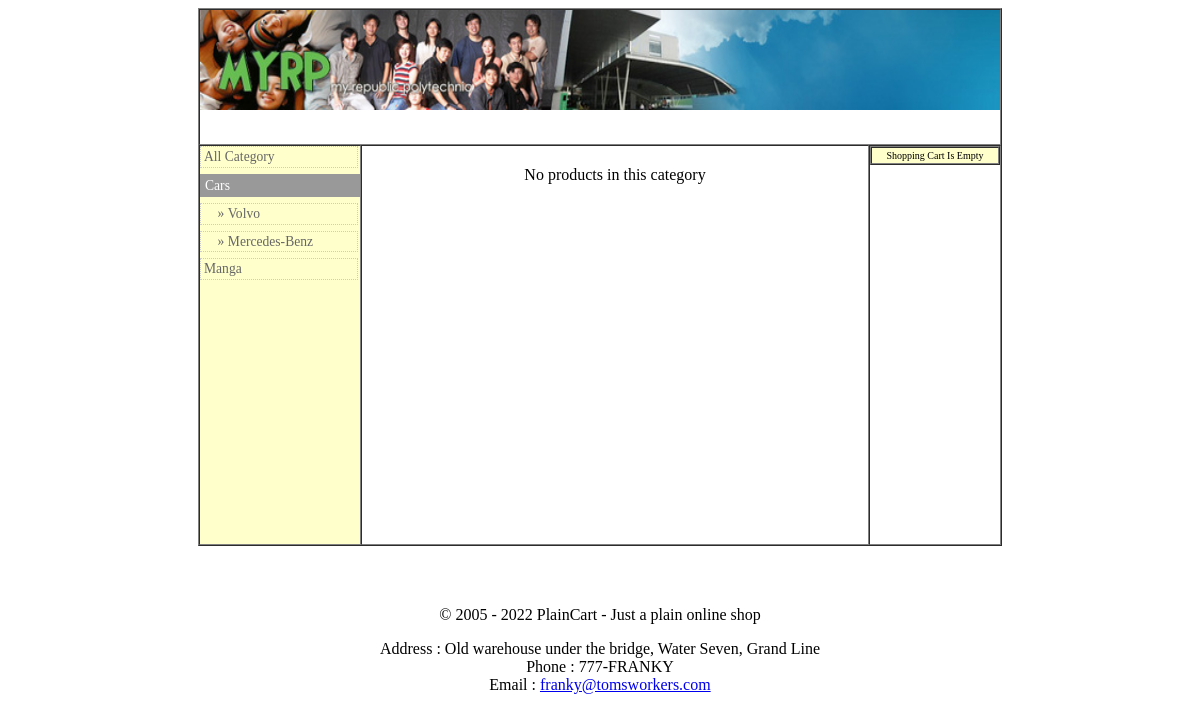
/index.php?c=12, run on the app's committed database.
### tables this page shows
CREATE TABLE `tbl_category` (
  `cat_id` int(10) unsigned NOT NULL auto_increment,
  `cat_parent_id` int(11) NOT NULL default '0',
  `cat_name` varchar(50) NOT NULL default '',
  `cat_description` varchar(200) NOT NULL default '',
  `cat_image` varchar(255) NOT NULL default '',
  PRIMARY KEY  (`cat_id`),
  KEY `cat_parent_id` (`cat_parent_id`),
  KEY `cat_name` (`cat_name`)
) TYPE=MyISAM AUTO_INCREMENT=18;

CREATE TABLE `tbl_shop_config` (
  `sc_name` varchar(50) NOT NULL default '',
  `sc_address` varchar(100) NOT NULL default '',
  `sc_phone` varchar(30) NOT NULL default '',
  `sc_email` varchar(30) NOT NULL default '',
  `sc_shipping_cost` decimal(5,2) NOT NULL default '0.00',
  `sc_currency` int(10) unsigned NOT NULL default '1',
  `sc_order_email` enum('y','n') NOT NULL default 'n'
) TYPE=MyISAM;

### library/category-functions.php (called while the page is built, shortened)
<?php
require_once 'config.php';
function formatCategories($categories, $parentId)
{
	$navCat = array();
	$ids = array();
	foreach ($categories as $category) {
		if ($category['cat_parent_id'] == $parentId) {
			$navCat[] = $category;
		}
		$ids[$category['cat_id']] = $category;
	}
	$tempParentId = $parentId;
	while ($tempParentId != 0) {
		$parent    = array($ids[$tempParentId]);
		$currentId = $parent[0]['cat_id'];
		$tempParentId = $ids[$tempParentId]['cat_parent_id'];
		foreach ($categories as $category) {
			if ($category['cat_parent_id'] == $tempParentId && !in_array($category, $parent)) {
				$parent[] = $category;
			}
		}
		array_multisort($parent);
		$n = count($parent);
		$navCat2 = array();
		for ($i = 0; $i < $n; $i++) {
			$navCat2[] = $parent[$i];
			if ($parent[$i]['cat_id'] == $currentId) {
				$navCat2 = array_merge($navCat2, $navCat);
			}
		}
		$navCat = $navCat2;
	}
	return $navCat;
}
function fetchCategories()
{
    $sql = "SELECT cat_id, cat_parent_id, cat_name, cat_image, cat_description
	        FROM tbl_category
			ORDER BY cat_id, cat_parent_id ";
    $result = dbQuery($sql);
    $cat = array();
    while ($row = dbFetchAssoc($result)) {
        $cat[] = $row;
    }
	return $cat;
}
?>

### library/database.php (called while the page is built, shortened)
<?php
require_once 'config.php';
function dbQuery($sql)
{
	$result = mysql_query($sql) or die(mysql_error());
	return $result;
}
function dbFetchAssoc($result)
{
	return mysql_fetch_assoc($result);
}
function dbNumRows($result)
{
	return mysql_num_rows($result);
}
?>

### library/cart-functions.php (called while the page is built, shortened)
<?php
require_once 'config.php';
function getCartContent()
{
	$cartContent = array();
	$sid = session_id();
	$sql = "SELECT ct_id, ct.pd_id, ct_qty, pd_name, pd_price, pd_thumbnail, pd.cat_id
			FROM tbl_cart ct, tbl_product pd, tbl_category cat
			WHERE ct_session_id = '$sid' AND ct.pd_id = pd.pd_id AND cat.cat_id = pd.cat_id";
	$result = dbQuery($sql);
	return $cartContent;
}
?>

### library/common.php (called while the page is built, shortened)
<?php
require_once 'config.php';
require_once 'database.php';
function getShopConfig()
{
	$sql = "SELECT sc_name, sc_address, sc_phone, sc_email, sc_shipping_cost, sc_order_email, cy_symbol
			FROM tbl_shop_config sc, tbl_currency cy
			WHERE sc_currency = cy_id";
	$result = dbQuery($sql);
	$row    = dbFetchAssoc($result);
    if ($row) {
        extract($row);
        $shopConfig = array('name'           => $sc_name,
                            'address'        => $sc_address,
                            'phone'          => $sc_phone,
                            'email'          => $sc_email,
				    'sendOrderEmail' => $sc_order_email,
                            'shippingCost'   => $sc_shipping_cost,
                            'currency'       => $cy_symbol);
    }
	return $shopConfig;
}
?>

### library/config.php (called while the page is built, shortened)
<?php
require_once 'database.php';
require_once 'common.php';
$shopConfig = getShopConfig();
?>

### include/leftNav.php (the view, shortened to what this page needs)
<?php
$categories = fetchCategories();
$categories = formatCategories($categories, $catId);
?>
<ul>
<li><a href="<?php echo $_SERVER['PHP_SELF']; ?>">All Category</a></li>
<?php
foreach ($categories as $category) {
	extract($category);
	$level = ($cat_parent_id == 0) ? 1 : 2;
    $url   = $_SERVER['PHP_SELF'] . "?c=$cat_id";
	if ($level == 2) {
		$cat_name = '&nbsp; &nbsp; &raquo;&nbsp;' . $cat_name;
	}
	$listId = '';
	if ($cat_id == $catId) {
		$listId = ' id="current"';
	}
?>
<li<?php echo $listId; ?>><a href="<?php echo $url; ?>"><?php echo $cat_name; ?></a></li>
<?php
}
?>
</ul>

### include/header.php (shortened to what this page needs)
<?php
if (isset($_GET['p']) && (int)$_GET['p'] > 0) {
	$pdId = (int)$_GET['p'];
	$sql = "SELECT pd_name
			FROM tbl_product
			WHERE pd_id = $pdId";
	$result    = dbQuery($sql);
	$row       = dbFetchAssoc($result);
	$pageTitle = $row['pd_name'];
} else if (isset($_GET['c']) && (int)$_GET['c'] > 0) {
	$catId = (int)$_GET['c'];
}
?>
<!DOCTYPE HTML PUBLIC "-//W3C//DTD HTML 4.01 Transitional//EN">
<html>
<head>
<link href="include/shop.css" rel="stylesheet" type="text/css">
</head>
<body>

### index.php (shortened to what this page needs)
<?php
require_once 'library/config.php';
require_once 'library/category-functions.php';
require_once 'library/cart-functions.php';
$pdId   = (isset($_GET['p']) && $_GET['p'] != '') ? $_GET['p'] : 0;
require_once 'include/header.php';
?>
<table width="780" border="1" align="center" cellpadding="0" cellspacing="0">
 <tr>
  <td colspan="3">
  <?php require_once 'include/top.php'; ?>
  </td>
 </tr>
 <tr valign="top">
  <td width="150" height="400" id="leftnav">
<?php
require_once 'include/leftNav.php';
?>
  </td>
  <td>
<?php
if ($pdId) {
	require_once 'include/productDetail.php';
} else if ($catId) {
	require_once 'include/productList.php';
} else {
	require_once 'include/categoryList.php';
}
?>
  </td>
  <td width="130" align="center"><?php require_once 'include/miniCart.php'; ?></td>
 </tr>
</table>
<?php
require_once 'include/footer.php';
?>

### include/top.php (shortened to what this page needs)
<p> <img src="rpimage.jpg" alt="image1" width="800px" height="100px"> </p>
<p>&nbsp;</p>

### include/productList.php (shortened to what this page needs)
<?php
$productsPerRow = 2;
$productsPerPage = 4;
$children = array_merge(array($catId), getChildCategories(NULL, $catId));
$children = ' (' . implode(', ', $children) . ')';
$sql = "SELECT pd_id, pd_name, pd_price, pd_thumbnail, pd_qty, c.cat_id
		FROM tbl_product pd, tbl_category c
		WHERE pd.cat_id = c.cat_id AND pd.cat_id IN $children
		ORDER BY pd_name";
$result     = dbQuery(getPagingQuery($sql, $productsPerPage));
$numProduct = dbNumRows($result);
$columnWidth = (int)(100 / $productsPerRow);
?>
<table width="100%" border="0" cellspacing="0" cellpadding="20">
<?php
if ($numProduct > 0 ) {
	$i = 0;
	while ($row = dbFetchAssoc($result)) {
		extract($row);
		if ($pd_thumbnail) {
			$pd_thumbnail = WEB_ROOT . 'images/product/' . $pd_thumbnail;
		} else {
			$pd_thumbnail = WEB_ROOT . 'images/no-image-small.png';
		}
		if ($i % $productsPerRow == 0) {
			echo '<tr>';
		}
		$pd_price = displayAmount($pd_price);
		echo "<td width=\"$columnWidth%\" align=\"center\"><a href=\"" . $_SERVER['PHP_SELF'] . "?c=$catId&p=$pd_id" . "\"><img src=\"$pd_thumbnail\" border=\"0\"><br>$pd_name</a><br>Price : $pd_price";
		if ($pd_qty <= 0) {
			echo "<br>Out Of Stock";
		}
		echo "</td>\r\n";
		if ($i % $productsPerRow == $productsPerRow - 1) {
			echo '</tr>';
		}
		$i += 1;
	}
	if ($i % $productsPerRow > 0) {
		echo '<td colspan="' . ($productsPerRow - ($i % $productsPerRow)) . '">&nbsp;</td>';
	}
} else {
?>
	<tr><td width="100%" align="center" valign="center">No products in this category</td></tr>
<?php
}
?>
</table>

### include/miniCart.php (shortened to what this page needs)
<?php
$cartContent = getCartContent();
$numItem = count($cartContent);
?>
<table width="100%" border="1" cellspacing="0" cellpadding="2" id="minicart">
 <?php
if ($numItem > 0) {
?>
 <tr>
  <td colspan="2">Cart Content</td>
 </tr>
<?php
	$subTotal = 0;
	for ($i = 0; $i < $numItem; $i++) {
		extract($cartContent[$i]);
		$pd_name = "$ct_qty x $pd_name";
		$url = "index.php?c=$cat_id&p=$pd_id";
		$subTotal += $pd_price * $ct_qty;
?>
 <tr>
   <td><a href="<?php echo $url; ?>"><?php echo $pd_name; ?></a></td>
  <td width="30%" align="right"><?php echo displayAmount($ct_qty * $pd_price); ?></td>
 </tr>
<?php
	}
?>
  <tr><td align="right">Sub-total</td>
  <td width="30%" align="right"><?php echo displayAmount($subTotal); ?></td>
 </tr>
  <tr><td align="right">Shipping</td>
  <td width="30%" align="right"><?php echo displayAmount($shopConfig['shippingCost']); ?></td>
 </tr>
  <tr><td align="right">Total</td>
  <td width="30%" align="right"><?php echo displayAmount($subTotal + $shopConfig['shippingCost']); ?></td>
 </tr>
  <tr><td colspan="2">&nbsp;</td></tr>
  <tr>
  <td colspan="2" align="center"><a href="cart.php?action=view"> Go To Shopping
   Cart</a></td>
 </tr>
<?php
} else {
?>
  <tr><td colspan="2" align="center" valign="middle">Shopping Cart Is Empty</td></tr>
<?php
}
?>
</table>

### include/footer.php (shortened to what this page needs)
<p>&nbsp;</p>
<table width="100%" border="0" cellspacing="0" cellpadding="10">
 <tr>
  <td align="center">
   <p>&copy; <?php echo '2005 - ' . date('Y'); ?> <?php echo $shopConfig['name']; ?></p>
   <p>Address : <?php echo $shopConfig['address']; ?><br>
    Phone : <?php echo $shopConfig['phone']; ?><br>
    Email : <a href="mailto:<?php echo $shopConfig['email']; ?>"><?php echo $shopConfig['email']; ?></a></p>
   <p><br>
   </p></td>
 </tr>
</table>
</body>
</html>

### include/shop.css (style rules this page uses)
#leftnav { width: 150px; font-size: 12px; vertical-align: top; font-size: 85%; background-color: #FFFFCC; }
ul, ol { font-family: Georgia, "Times New Roman", Times, serif; }
#leftnav a { padding: 3px; display: block; border: 1px dotted #CCC; text-decoration: none; line-height: 1em; width: 150px }
#leftnav a:link, #leftnav a:visited { color: #666; }
#leftnav ul { padding: 0em; margin-left: 0em; margin-right: 0em; list-style-type: none; }
#leftnav li { margin: 0px 0px 6px 0px; }
#current a { color: #FFFFFF !important; background-color: #999999 !important; border: 2px dotted #999 !important; }
#minicart { font-size: 10px; background-color: #FFFFCC; }

### data on the page
tbl_category: cat_name "Cars"
tbl_category: cat_name "» Volvo"
tbl_category: cat_name "» Mercedes-Benz"
tbl_category: cat_name "Manga"
tbl_shop_config: sc_name "PlainCart - Just a plain online shop", sc_address "Old warehouse under the bridge, Water Seven, Grand Line", sc_phone "777-FRANKY", sc_email "franky@tomsworkers.com"
